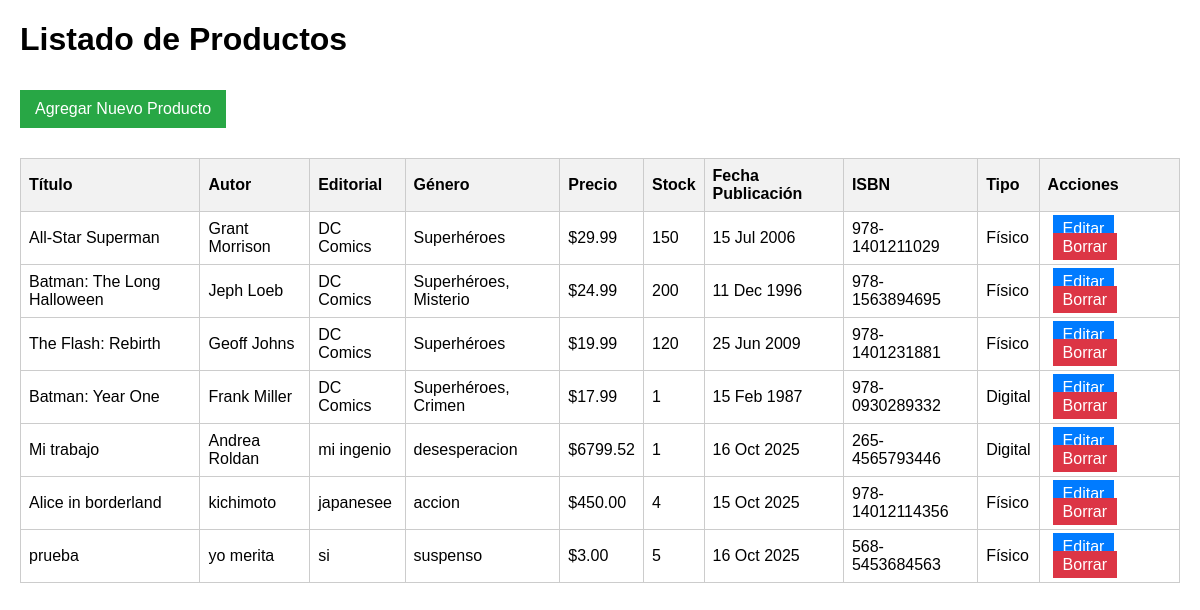
The page / on the database its author committed.
### app_Producto/models.py (models this page shows, shortened)
class Producto(models.Model): # Cambiado de Comic a Producto
    TIPO_PRODUCTO_CHOICES = [
        ('fisico', 'Físico'),
        ('digital', 'Digital'),
    ]
    titulo = models.CharField(max_length=200)
    autor = models.CharField(max_length=100)
    editorial = models.CharField(max_length=100)
    genero = models.CharField(max_length=50)
    precio = models.DecimalField(max_digits=10, decimal_places=2)
    stock = models.IntegerField(default=0)
    fecha_publicacion = models.DateField()
    isbn = models.CharField(max_length=17, unique=True, help_text="Formato: XXX-X-XXX-XXXXX-X")
    tipo_producto = models.CharField(max_length=10, choices=TIPO_PRODUCTO_CHOICES, default='fisico')

### app_Producto/views.py (the view)
# urls.py: path('', views.index, name='inicio'),
def index(request):
    productos = Producto.objects.all() # Cambiado de Comic a Producto, y comics a productos
    return render(request, 'listar_productos.html', {'Producto': productos}) # Cambiado de comics a productos

### app_Producto/templates/listar_productos.html (shortened to what this page needs)
<!DOCTYPE html>
<html lang="es">
<head>
</head>
<body>
    <h1>Listado de Productos</h1>
    <a href="/agregar/" class="btn agregar">Agregar Nuevo Producto</a>
    <table>
        <thead>
            <tr>
                <th>Título</th>
                <th>Autor</th>
                <th>Editorial</th>
                <th>Género</th>
                <th>Precio</th>
                <th>Stock</th>
                <th>Fecha Publicación</th>
                <th>ISBN</th>
                <th>Tipo</th>
                <th>Acciones</th>
            </tr>
        </thead>
        <tbody>
            {% for producto in Producto %}
            <tr>
                <td>{{ producto.titulo }}</td>
                <td>{{ producto.autor }}</td>
                <td>{{ producto.editorial }}</td>
                <td>{{ producto.genero }}</td>
                <td>${{ producto.precio|floatformat:2 }}</td>
                <td>{{ producto.stock }}</td>
                <td>{{ producto.fecha_publicacion|date:"d M Y" }}</td>
                <td>{{ producto.isbn }}</td>
                <td>{{ producto.get_tipo_producto_display }}</td>
                <td>
                    <a href="/editar/{{ producto.id }}/" class="btn editar">Editar</a>
                    <a href="/borrar/{{ producto.id }}/" class="btn borrar">Borrar</a>
                </td>
            </tr>
            {% empty %}
            <tr>
                <td colspan="10">No hay productos registrados.</td>
            </tr>
            {% endfor %}
        </tbody>
    </table>
</body>
</html>

### app_Producto/templates/listar_productos.html (style rules this page uses)
body { font-family: Arial, sans-serif; margin: 20px; }
table { width: 100%; border-collapse: collapse; margin-top: 20px; }
th, td { border: 1px solid #ccc; padding: 8px; text-align: left; }
th { background-color: #f2f2f2; }
.btn { margin: 5px; padding: 5px 10px; text-decoration: none; color: white; }
.editar { background-color: #007BFF; }
.borrar { background-color: #DC3545; }
.agregar { background-color: #28A745; display: inline-block; margin: 10px 0; padding: 10px 15px; color: white; text-decoration: none; }

### rows shown on the page
Producto: titulo "All-Star Superman", autor "Grant Morrison", editorial "DC Comics", genero "Superhéroes", precio "29.99", stock "150", fecha_publicacion "15 Jul 2006", isbn "978-1401211029", tipo_producto "Físico"
Producto: titulo "Batman: The Long Halloween", autor "Jeph Loeb", editorial "DC Comics", genero "Superhéroes, Misterio", precio "24.99", stock "200", fecha_publicacion "11 Dec 1996", isbn "978-1563894695", tipo_producto "Físico"
Producto: titulo "The Flash: Rebirth", autor "Geoff Johns", editorial "DC Comics", genero "Superhéroes", precio "19.99", stock "120", fecha_publicacion "25 Jun 2009", isbn "978-1401231881", tipo_producto "Físico"
Producto: titulo "Batman: Year One", autor "Frank Miller", editorial "DC Comics", genero "Superhéroes, Crimen", precio "17.99", stock "1", fecha_publicacion "15 Feb 1987", isbn "978-0930289332", tipo_producto "Digital"
Producto: titulo "Mi trabajo", autor "Andrea Roldan", editorial "mi ingenio", genero "desesperacion", precio "6799.52", stock "1", fecha_publicacion "16 Oct 2025", isbn "265-4565793446", tipo_producto "Digital"
Producto: titulo "Alice in borderland", autor "kichimoto", editorial "japanesee", genero "accion", precio "450.00", stock "4", fecha_publicacion "15 Oct 2025", isbn "978-14012114356", tipo_producto "Físico"
Producto: titulo "prueba", autor "yo merita", editorial "si", genero "suspenso", precio "3.00", stock "5", fecha_publicacion "16 Oct 2025", isbn "568-5453684563", tipo_producto "Físico"
